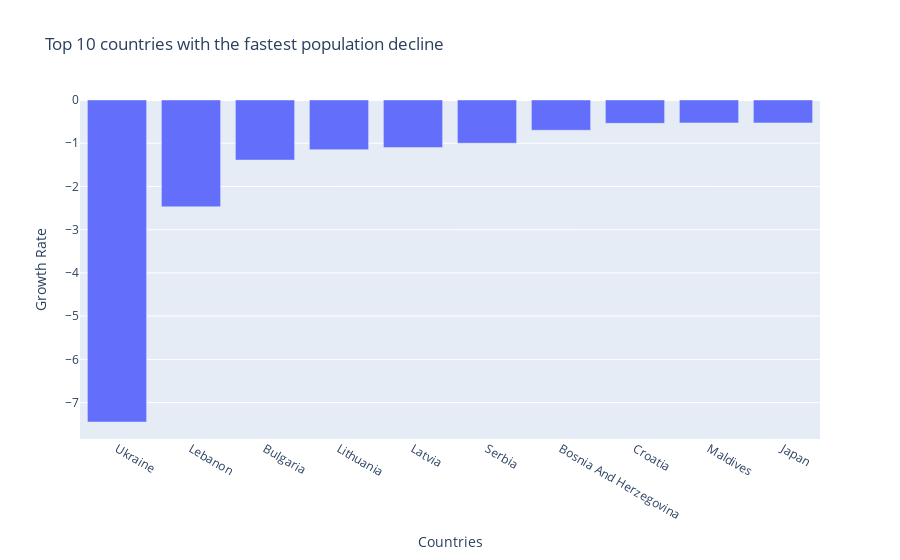

Notebook source saved alongside this figure:
### Code cell
fig = go.Figure([go.Bar(x=most_decline['country name'], y=most_decline['growth rate'])])
fig.update_layout(title="Top 10 countries with the fastest population decline", xaxis_title="Countries",
    yaxis_title="Growth Rate")
fig.show()

### Figure 1 — Plotly figure (JSON) as saved in the notebook; plotly's stock layout.template omitted (floating-point values rounded to 4 significant figures)
{"data": [{"type": "bar", "x": ["Ukraine", "Lebanon", "Bulgaria", "Lithuania", "Latvia", "Serbia", "Bosnia And Herzegovina", "Croatia", "Maldives", "Japan"], "y": [-7.45, -2.47, -1.39, -1.15, -1.1, -1, -0.7, -0.54, -0.53, -0.53]}], "layout": {"title": {"text": "Top 10 countries with the fastest population decline"}, "xaxis": {"title": {"text": "Countries"}}, "yaxis": {"title": {"text": "Growth Rate"}}}}
